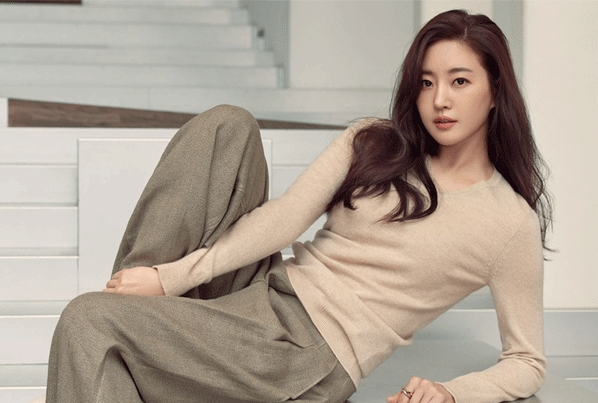
#> input picture KG_OpenCV/101/Images/person_1.png, 598 x 403 px, found by its file name
$ python 7_move_1.py
#> lines starting #> are read from the running program, lines starting #| are printed output that depends on the picture
# https://opencv-python.readthedocs.io/en/latest/doc/10.imageTransformation/imageTransformation.html
# 틀 안에서 이미지 이동

import cv2
import numpy as np

img = cv2.imread('101/Images/person_1.png')
#> img is the input picture: shape (403, 598, 3); mean B, G, R 149.6, 162.3, 175
row, col = img.shape[:2]
#> row = 403; col = 598
mat = np.float32([[1,0,40],[0,1,30]])

dst = cv2.warpAffine(img, mat, (col, row))
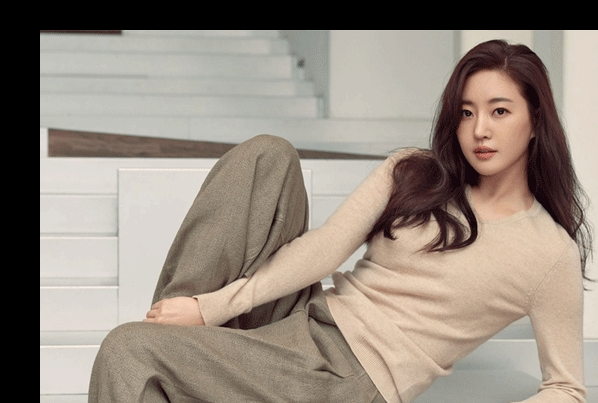
#> dst: shape (403, 598, 3); mean B, G, R 127.7, 138.5, 149.8
cv2.imshow('Source', img)
cv2.imshow('Translation', dst)

cv2.waitKey(0)
cv2.destroyAllWindows()
